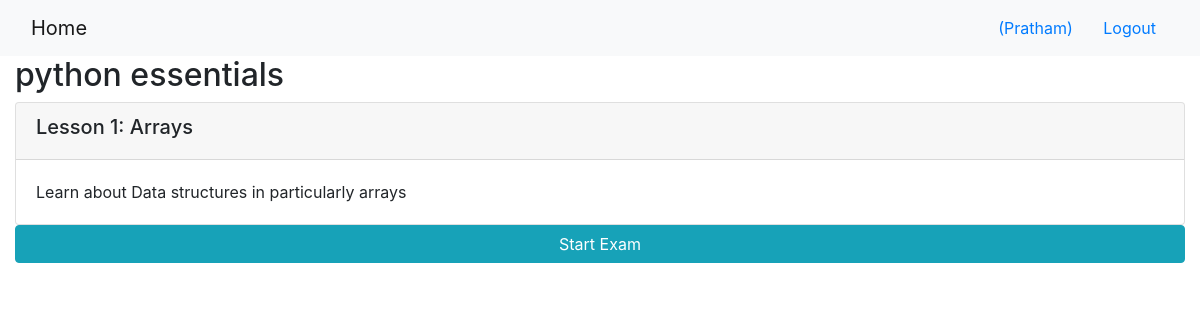
/onlinecourse/5/ (signed in), run on the app's committed database.
### onlinecourse/models.py (models this page shows, shortened)
class Course(models.Model):
    name = models.CharField(null=False, max_length=30, default='online course')
    image = models.ImageField(upload_to='course_images/')
    description = models.CharField(max_length=1000)
    pub_date = models.DateField(null=True)
    instructors = models.ManyToManyField(Instructor)
    users = models.ManyToManyField(
        settings.AUTH_USER_MODEL, through='Enrollment')
    total_enrollment = models.IntegerField(default=0)
    is_enrolled = False

class Lesson(models.Model):
    title = models.CharField(max_length=200, default="title")
    order = models.IntegerField(default=0)
    course = models.ForeignKey(Course, on_delete=models.CASCADE)
    content = models.TextField()

### onlinecourse/views.py (the view)
# urls.py: path('<int:pk>/', views.CourseDetailView.as_view(), name='course_details'),
class CourseDetailView(generic.DetailView):
    model = Course
    template_name = 'onlinecourse/course_detail_bootstrap.html'

### onlinecourse/models.py (called while the page is built)
    def __str__(self) -> str:
        return self.question_text

    def __str__(self) -> str:
        return self.choice_text

### onlinecourse/templates/onlinecourse/course_detail_bootstrap.html (shortened to what this page needs)
<!DOCTYPE html>
<html lang="en">
<head>
     {% load static %}
    <link rel="stylesheet" href="https://maxcdn.bootstrapcdn.com/bootstrap/4.5.2/css/bootstrap.min.css">
</head>
<body>
    <nav class="navbar navbar-light bg-light">
        <div class="container-fluid">
            <div class="navbar-header">
                  <a class="navbar-brand" href="{% url 'onlinecourse:index' %}">Home</a>
            </div>
            <ul class="nav navbar-nav navbar-right">
                {% if user.is_authenticated %}
                <li>
                    <a class="btn btn-link" href="#">{{ user.first_name }}({{ user.username }})</a>
                    <a class="btn btn-link" href="{% url 'onlinecourse:logout' %}">Logout</a>
                </li>
                {% endif %}
            </ul>
        </div>
    </nav>
    <div class="container-fluid">
            <h2>{{ course.name }}</h2>
            <div class="card-columns-vertical">
                {% for lesson in course.lesson_set.all %}
                    <div class="card mt-1">
                        <div class="card-header"><h5>Lesson {{lesson.order|add:1}}: {{lesson.title}}</h5></div>
                        <div class="card-body">{{lesson.content}}</div>
                    </div>
                {% endfor %}
            </div>
            <button data-toggle="collapse" data-target="#exam"
                 class="btn btn-info" role="button" style="width:100%">
                Start Exam</button>
    </div>
</body>
</html>

### data on the page
Course: name "python essentials"
Lesson: order|add "1", title "Arrays", content "Learn about Data structures in particularly arrays"

### other printed values
{{ user.username }} "Pratham"
